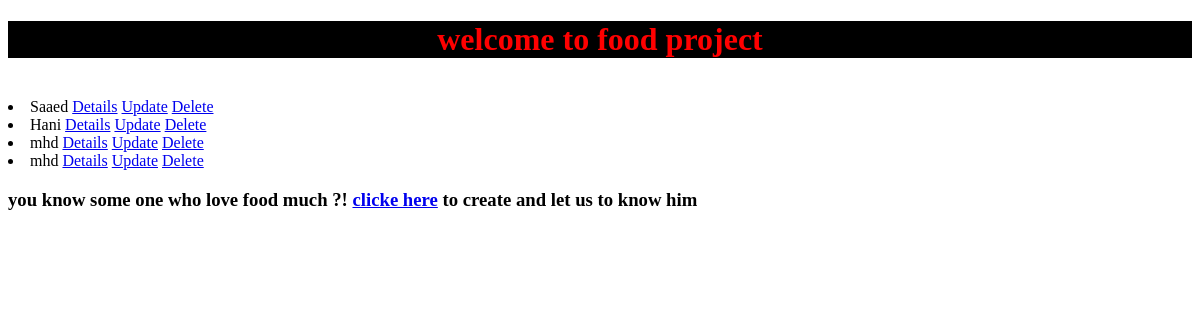
Before: /home/ with the older database file.
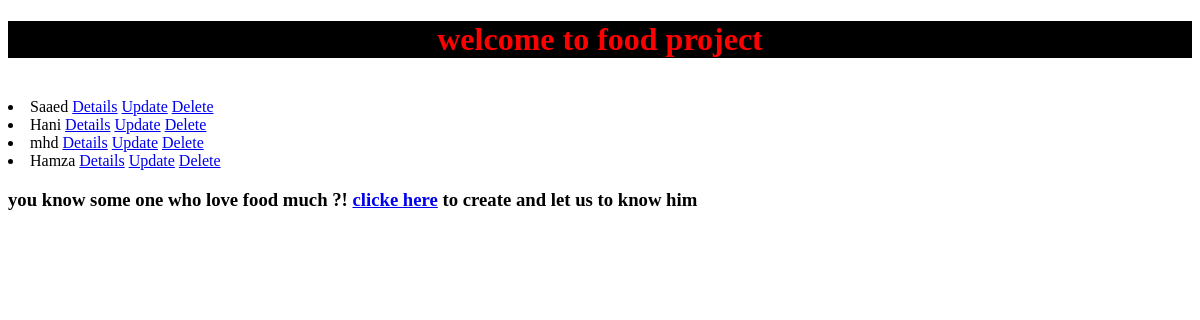
After: the same page with the newer database file.
### fav_food/models.py (models this page shows, shortened)
class Menu (models.Model):
    user = models.ForeignKey('auth.User', on_delete=models.CASCADE)
    name = models.CharField(max_length=64)
    fav_drink = models.CharField(max_length=64)
    fav_meal = models.CharField(max_length=64)
    eating_frequency_per_day = models.IntegerField()
    like_spicy = models.BooleanField()

### fav_food/views.py (the view)
# urls.py: path('home/',HomeView.as_view(),name='home'),
class HomeView(ListView):
    template_name = 'home.html'
    model = Menu

### templates/home.html
{% extends 'base.html' %}
{% block main %}
{% for menu in object_list%}
<li>
{{menu.name}}
<a href="{%url 'dish_details' menu.pk %}">Details</a>
<a href="{%url 'update_view' menu.pk %}">Update</a>
<a href="{%url 'delete_view' menu.pk %}">Delete</a>
</li>
{% endfor %}
<h3>you know some one who love food much ?! <a href="{% url 'create_view' %}"> clicke here</a> to create and let us to know him</h3>
{% endblock main %}

Changed rows visible on the page:
removed Menu: name "mhd"
added Menu: name "Hamza"
